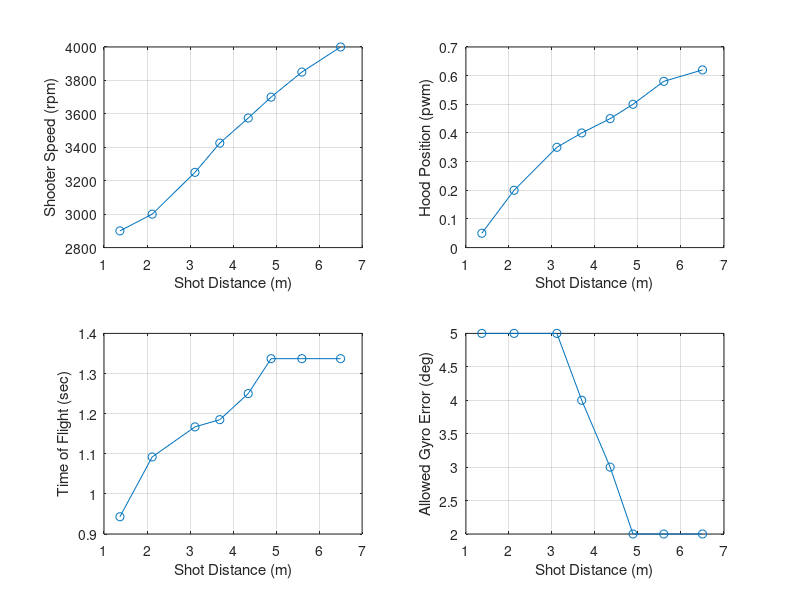

Write the MATLAB code that produced this figure.
%% Output Overrides
TEST_Output_Override_Flag = 0;
TEST_Transfer_Motor_DC_OV = 0;
TEST_Feeder_Motor_DC_OV = 0;
TEST_Shooter_Motor_DC_Left_OV = 0;
TEST_Shooter_Motor_DC_Center_OV = 0;
TEST_Shooter_Motor_DC_Right_OV = 0;
TEST_Desired_Hood_Enable_OV = 0;
TEST_Desired_Hood_Pos_OV = 0.05;
TEST_Intake_Arm_Motor_DC_OV = 0;
TEST_Intake_Roller_Motor_DC_OV = 0;

%% Field Element Position Data
Field_BlueAllianceZoneX = 182.11*0.0254;            % Meters
Field_RedAllianceZoneX = (651.22-182.11)*0.0254;    % Meters
Field_Blue_Hub_X = 182.11*0.0254;             % Meters
Field_Blue_Hub_Y = 158.84*0.0254;             % Meters
Field_Red_Hub_X =  (651.22-182.11)*0.0254;    % Meters
Field_Red_Hub_Y =  158.84*0.0254;             % Meters

%% Shooting Control Data
% Targets
Rebuilt_Transfer_Minimum_Factor = 0.8;
Rebuilt_Target_Transfer_Speed = 4000;   % rpm
Rebuilt_Negative_Feeder_Speed = -1000;
Rebuilt_Target_Feeder_Speed = Rebuilt_Target_Transfer_Speed*0.84;  % rpm
% (the 0.84 factor sets feeder belt linear speed to match transfer wheel surface linear speed)
% Assumes 4 inch diameter transfer wheels and 24 tooth pulleys driving the belts

% Condition Checks
Rebuilt_Shoot_Robot_Velocity_Max = 1;   % meter/second
Rebuilt_Shoot_Motor_Max_Error = 100;    % rpm
Rebuilt_Shoot_Hood_Pos_Max_Error = 0.03;    % pwm position

% Iteration error target threshold
Rebuilt_Shoot_Target_Error_Thresh = 0.1;    % Meters

Rebuilt_Des_Gyro_Shoot_Offset = -1;  % Degrees

% Distance (m)
Rebuilt_Shoot_Dist_0 = 1.370;
Rebuilt_Shoot_Dist_1 = 2.120;
Rebuilt_Shoot_Dist_2 = 3.115;
Rebuilt_Shoot_Dist_3 = 3.692;
Rebuilt_Shoot_Dist_4 = 4.353;
Rebuilt_Shoot_Dist_5 = 4.884;
Rebuilt_Shoot_Dist_6 = 5.6;
Rebuilt_Shoot_Dist_7 = 6.5;

% Desired_Shooter_Motor_Speed (rpm)
Rebuilt_Shoot_Shooter_Spd_0 = 2900;
Rebuilt_Shoot_Shooter_Spd_1 = 3000;
Rebuilt_Shoot_Shooter_Spd_2 = 3250;
Rebuilt_Shoot_Shooter_Spd_3 = 3425;
Rebuilt_Shoot_Shooter_Spd_4 = 3575;
Rebuilt_Shoot_Shooter_Spd_5 = 3700;
Rebuilt_Shoot_Shooter_Spd_6 = 3850;
Rebuilt_Shoot_Shooter_Spd_7 = 4000;

% Desired Hood Position (pwm)
Rebuilt_Shoot_Hood_Pos_0 = 0.05;
Rebuilt_Shoot_Hood_Pos_1 = 0.20;
Rebuilt_Shoot_Hood_Pos_2 = 0.35;
Rebuilt_Shoot_Hood_Pos_3 = 0.4;
Rebuilt_Shoot_Hood_Pos_4 = 0.45;
Rebuilt_Shoot_Hood_Pos_5 = 0.5;
Rebuilt_Shoot_Hood_Pos_6 = 0.58;
Rebuilt_Shoot_Hood_Pos_7 = 0.62;

% Time of Flight (sec)
Rebuilt_Shoot_TOF_0 = 0.943;
Rebuilt_Shoot_TOF_1 = 1.092;
Rebuilt_Shoot_TOF_2 = 1.167;
Rebuilt_Shoot_TOF_3 = 1.185;
Rebuilt_Shoot_TOF_4 = 1.250;
Rebuilt_Shoot_TOF_5 = 1.337;
Rebuilt_Shoot_TOF_6 = 1.337;
Rebuilt_Shoot_TOF_7 = 1.337;

% Allowed Gyro Error (degrees ... convert to radians in model)
Rebuilt_Shoot_Gyro_Err_0 = 5;
Rebuilt_Shoot_Gyro_Err_1 = 5;
Rebuilt_Shoot_Gyro_Err_2 = 5;
Rebuilt_Shoot_Gyro_Err_3 = 4;
Rebuilt_Shoot_Gyro_Err_4 = 3;
Rebuilt_Shoot_Gyro_Err_5 = 2;
Rebuilt_Shoot_Gyro_Err_6 = 2;
Rebuilt_Shoot_Gyro_Err_7 = 2;

% PLOT TABLES
    plot_dist     = [Rebuilt_Shoot_Dist_0 Rebuilt_Shoot_Dist_1 Rebuilt_Shoot_Dist_2 Rebuilt_Shoot_Dist_3 Rebuilt_Shoot_Dist_4 Rebuilt_Shoot_Dist_5 Rebuilt_Shoot_Dist_6 Rebuilt_Shoot_Dist_7];
    plot_shooter  = [Rebuilt_Shoot_Shooter_Spd_0 Rebuilt_Shoot_Shooter_Spd_1 Rebuilt_Shoot_Shooter_Spd_2 Rebuilt_Shoot_Shooter_Spd_3 Rebuilt_Shoot_Shooter_Spd_4 Rebuilt_Shoot_Shooter_Spd_5 Rebuilt_Shoot_Shooter_Spd_6 Rebuilt_Shoot_Shooter_Spd_7];
    plot_hood     = [Rebuilt_Shoot_Hood_Pos_0 Rebuilt_Shoot_Hood_Pos_1 Rebuilt_Shoot_Hood_Pos_2 Rebuilt_Shoot_Hood_Pos_3 Rebuilt_Shoot_Hood_Pos_4 Rebuilt_Shoot_Hood_Pos_5 Rebuilt_Shoot_Hood_Pos_6 Rebuilt_Shoot_Hood_Pos_7];
    plot_tof      = [Rebuilt_Shoot_TOF_0 Rebuilt_Shoot_TOF_1 Rebuilt_Shoot_TOF_2 Rebuilt_Shoot_TOF_3 Rebuilt_Shoot_TOF_4 Rebuilt_Shoot_TOF_5 Rebuilt_Shoot_TOF_6 Rebuilt_Shoot_TOF_7];
    plot_gyro_err = [Rebuilt_Shoot_Gyro_Err_0 Rebuilt_Shoot_Gyro_Err_1 Rebuilt_Shoot_Gyro_Err_2 Rebuilt_Shoot_Gyro_Err_3 Rebuilt_Shoot_Gyro_Err_4 Rebuilt_Shoot_Gyro_Err_5 Rebuilt_Shoot_Gyro_Err_6 Rebuilt_Shoot_Gyro_Err_7];
    
    figure(1)
    subplot(2,2,1)
    plot(plot_dist,plot_shooter,'-o')
    xlabel('Shot Distance (m)')
    ylabel('Shooter Speed (rpm)')
    grid on
    
    subplot(2,2,2)
    plot(plot_dist,plot_hood,'-o')
    xlabel('Shot Distance (m)')
    ylabel('Hood Position (pwm)')
    grid on
    
    subplot(2,2,3)
    plot(plot_dist,plot_tof,'-o')
    xlabel('Shot Distance (m)')
    ylabel('Time of Flight (sec)')
    grid on
    
    subplot(2,2,4)
    plot(plot_dist,plot_gyro_err,'-o')
    xlabel('Shot Distance (m)')
    ylabel('Allowed Gyro Error (deg)')
    grid on
    
    % need to clear from workspace so not included in code generation
    clear plot_dist plot_shooter plot_hood plot_tof plot_gyro_err

% Control Parameters to Calculate Duty Cycle
Rebuilt_Feeder_Motor_Gain_FF = 1/7854;

Rebuilt_Transfer_Motor_Gain_FF = 1/7854;
Rebuilt_Transfer_Motor_Gain_P = 0.0001;
Rebuilt_Transfer_Motor_Gain_I = 0.001*0.02;
Rebuilt_Transfer_Error_Integral_Enable = 300;

Rebuilt_Shooter_Motor_Gain_FF = 1/6048;
Rebuilt_Shooter_Motor_Gain_P = 0.0005;
Rebuilt_Shooter_Motor_Gain_I = 0.001*0.02;
Rebuilt_Shooter_Error_Integral_Enable = 300;

% Hood Position Servo Properties
Rebuilt_Hood_Servo_Pos_Min = 0.05;
Rebuilt_Hood_Servo_Pos_Max = 1;
Rebuilt_Hood_Servo_Rate_Limit_Inc = 32/50*0.02;   % no load 32 mm/sec, total stroke 50 mm
Rebuilt_Hood_Servo_Rate_Limit_Dec = -Rebuilt_Hood_Servo_Rate_Limit_Inc;

%% Intake
Rebuilt_Intake_Des_Angle_In = 0;
Rebuilt_Intake_Des_Angle_Out = 90;
Rebuilt_Intake_Cycle_Angle_In = 20;
Rebuilt_Intake_Cycle_Angle_Out = 70;

Rebuilt_Intake_Arm_Gain_P = 0;
Rebuilt_Intake_Arm_Gain_I = 0;
Rebuilt_Intake_Arm_Gain_D = 0;
Rebuilt_Intake_Arm_Integral_Enable = 0;

Rebuilt_Roller_Desired_Speed = 0;
Rebuilt_Roller_Motor_Gain_FF = 0;
Rebuilt_Roller_Motor_Gain_P = 0;
Rebuilt_Roller_Motor_Gain_I = 0;
Rebuilt_Roller_Error_Integral_Enable = 0;
